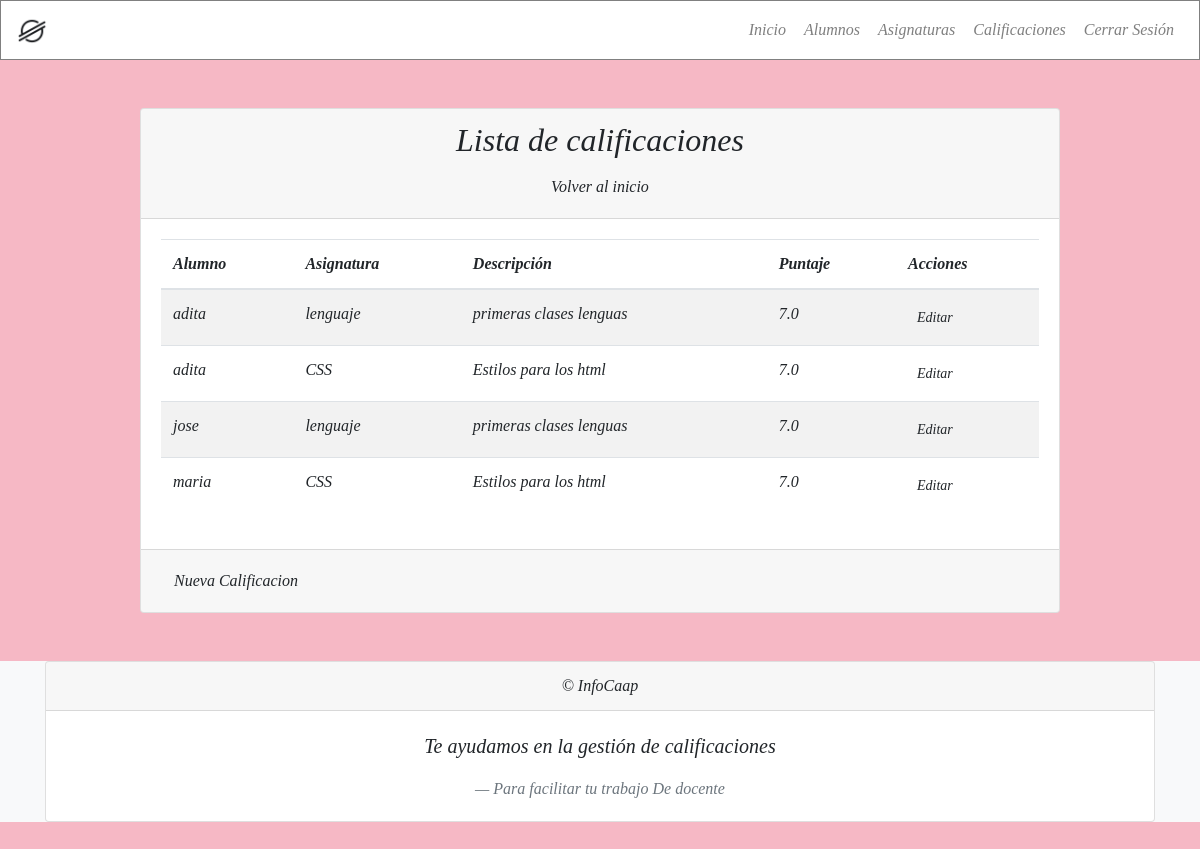
The page /notas/notas/ (signed in) on the database its author committed.
### notas/models.py (models this page shows, shortened)
class Nota(models.Model):
    alumno = models.ForeignKey(Alumno, on_delete=models.CASCADE)
    asignatura = models.ForeignKey(Asignatura, on_delete=models.CASCADE)
    puntaje = models.FloatField()

### alumnos/models.py (models this page shows)
class Alumno(models.Model):
    nombre = models.CharField(max_length=100)
    apellido = models.CharField(max_length=100, null=True, blank=True)
    direccion = models.CharField(max_length=255, null=True, blank=True)
    contacto = models.CharField(max_length=100, null=True, blank=True)
    asignatura = models.ForeignKey('asignaturas.Asignatura', on_delete=models.CASCADE, null=True, blank=True)
    def __str__(self):
        return self.nombre

### asignaturas/models.py (models this page shows, shortened)
class Asignatura(models.Model):
    nombre = models.CharField(max_length=100)
    descripcion = models.CharField(max_length=500)

### notas/views.py (the view)
# urls.py: path('notas/', views.lista_notas, name='lista_notas'),  # URL para gestionar notas
@login_required
def lista_notas(request):
    notas = Nota.objects.all()
    return render(request, 'notas/lista_notas.html', {'notas': notas})

### notas/templates/notas/lista_notas.html (shortened to what this page needs)
{% extends 'base.html' %}
{% block content %}
<div class="container mt-5">
    <div class="row justify-content-center">
        <div class="col-md-10">
            <div class="card">
                <div class="card-header text-center">
                    <h2>Lista de calificaciones</h2>
                    <a class=" btn" href="{% url 'home' %}">Volver al inicio</a>
                </div>
                <div class="card-body">
                    <table class="table table-striped">
                        <thead>
                            <tr>
                                <th>Alumno</th>
                                <th>Asignatura</th>
                                <th>Descripción</th>
                                <th>Puntaje</th>
                                <th>Acciones</th>
                            </tr>
                        </thead>
                        <tbody>
                            {% for nota in notas %}
                                <tr>
                                    <td>{{ nota.alumno }}</td>
                                    <td>{{ nota.asignatura.nombre }}</td>
                                    <td>{{ nota.asignatura.descripcion }}</td>
                                    <td>{{ nota.puntaje }}</td>
                                    <td>
                                        <a href="{% url 'editar_nota' nota.id %}" class="btn btn-sm">Editar</a>
                                    </td>
                                </tr>
                            {% endfor %}
                        </tbody>
                    </table>
                </div>
                <div class="card-footer">
                    <a href="{% url 'nueva_nota' %}" class="btn ">Nueva Calificacion</a>
                </div>
            </div>
        </div>
    </div>
</div>
{% endblock %}

### static/templates/base.html (shortened to what this page needs)
{%load static%}
<!DOCTYPE html>
<html lang="es">
<head>
  <link rel="stylesheet" href="https://maxcdn.bootstrapcdn.com/bootstrap/4.5.2/css/bootstrap.min.css">
</head>
<body>
  <header>
    {% include "nav.html" %}
  </header>
  <main>
    {% block content %}{% endblock %}
  </main>
  <footer>
    {% include "footer.html" %}
  </footer>
</body>
</html>

### static/templates/nav.html (shortened to what this page needs)
{% load static %}
  <nav class="navbar navbar-expand-lg navbar-light bg-transparent" id="my_bar">
    <a class="navbar-brand" href="{% url 'home' %}">
      <img src="{% static 'img/icono.png' %}" alt="Icono" width="30" height="30">
    </a>
    <div class="collapse navbar-collapse justify-content-end" id="navbarSupportedContent">
      <ul class="navbar-nav">
        {% if user.is_authenticated %}
          <li class="nav-item">
            <a class="nav-link navbar-item btn" href="{% url 'home' %}">Inicio</a>
          </li>
          <li class="nav-item">
            <a class="nav-link navbar-item btn" href="{% url 'lista_alumnos' %}">Alumnos</a>
          </li>
          <li class="nav-item">
            <a class="nav-link navbar-item btn" href="{% url 'lista_asignaturas' %}">Asignaturas</a>
          </li>
          <li class="nav-item">
            <a class="nav-link navbar-item btn" href="{% url 'lista_notas' %}">Calificaciones</a>
          </li>
          <li class="nav-item">
            <a class="nav-link navbar-item btn" href="{% url 'autenticacion:logout' %}">Cerrar Sesión</a>
          </li>
        {% endif %}
      </ul>
    </div>
  </nav>

### static/templates/footer.html
<footer id="my_pie" class="bg-light mt-5">
  <div class="container">
    <div class="card">
      <div class="card-header text-center">
        &copy; InfoCaap
      </div>
      <div class="card-body">
        <blockquote class="blockquote mb-0 text-center">
          <p>Te ayudamos en la gestión de calificaciones</p>
          <footer class="blockquote-footer">Para facilitar tu trabajo <cite title="Source Title">De docente</cite></footer>
        </blockquote>
      </div>
    </div>
  </div>
</footer>

### static/templates/base.html (style rules this page uses)
body { background-color: #f6b8c5; font-family: "Times New Roman", Times, serif; font-style: italic; margin: 0; padding-bottom: 60px; min-height: 100vh; display: flex; flex-direction: column; }
#my_bar { background-color: #fff !important; border: 1px solid #808080; font-family: "Times New Roman", Times, serif; font-style: italic; }
main { flex: 1; }

### rows shown on the page
Nota: alumno "adita", asignatura.nombre "lenguaje", asignatura.descripcion "primeras clases lenguas", puntaje "7.0"
Nota: alumno "adita", asignatura.nombre "CSS", asignatura.descripcion "Estilos para los html", puntaje "7.0"
Nota: alumno "jose", asignatura.nombre "lenguaje", asignatura.descripcion "primeras clases lenguas", puntaje "7.0"
Nota: alumno "maria", asignatura.nombre "CSS", asignatura.descripcion "Estilos para los html", puntaje "7.0"
